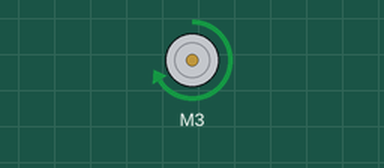
This sketch was run on a simulated Arduino Uno, built with avr-gcc and run on an emulated ATmega328P. Shown: DC motor (green arrow = forward, orange = backward, longer = faster).

Above: at 0.1 s.
Timing chart, 0 to 1.6 s (numbered marks = the images above):
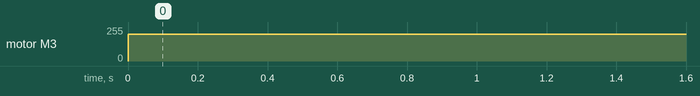

Measured:
- by itself, motor M3: stopped → forward 200/255 at 0.00 s

The sketch:

TestMotorShieldv1.ino
```cpp
#include <AFMotor.h>

AF_DCMotor motor(3, MOTOR12_64KHZ);


void setup() {
  // put your setup code here, to run once:

}

void loop() {
  // put your main code here, to run repeatedly:
  motor.setSpeed(200);
  motor.run(FORWARD);

}
```
